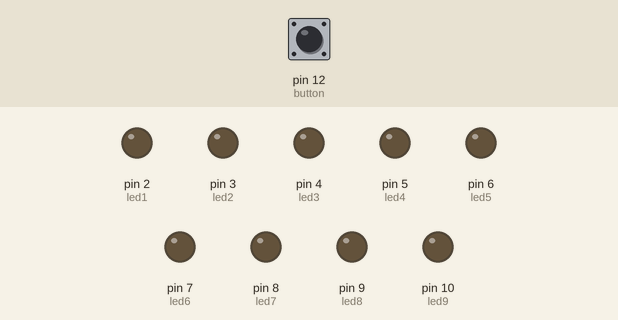
Simulated run of this sketch. Board: Arduino Uno, built with avr-gcc and run on an emulated ATmega328P. Parts: output pins drawn as LEDs (lit = HIGH). Dashed ring = blinking. The test bench sets the inputs (shaded band); at power-on: pin 12 (button) LOW.

Above: at 1.2 s.
1.3 s: pin 12 (button) pulled HIGH for 0.15 s
At 1.9 s:
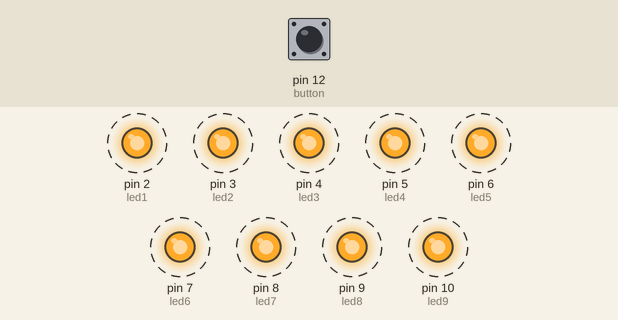
4.4 s: pin 12 (button) pulled HIGH for 3.2 s
At 7.1 s:
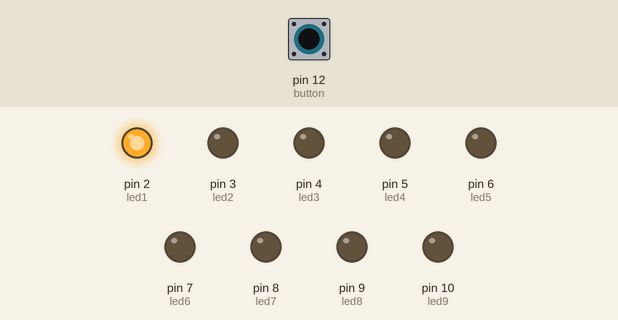
9.1 s: pin 12 (button) driven HIGH
At 9.6 s:
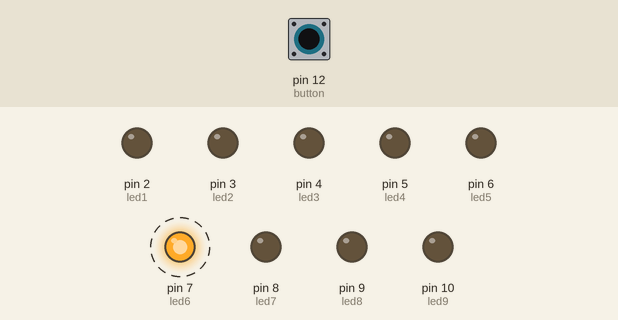
12.1 s: pin 12 (button) driven LOW
15.1 s: pin 12 (button) driven HIGH
Timing chart, 0 to 19.1 s (numbered marks = the images above; inputs shaded):
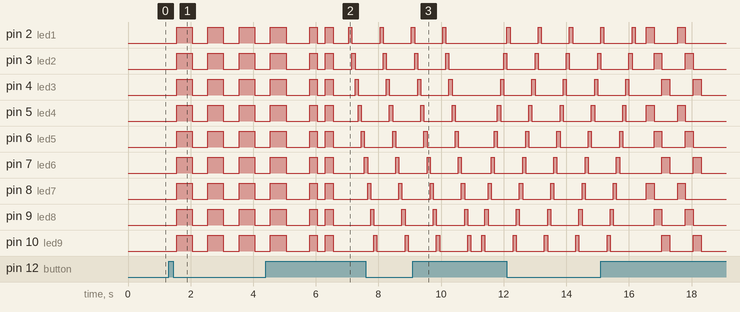

Measured:
- after the input at 1.3 s, pin 2 (led1), pin 3 (led2), pin 4 (led3), pin 5 (led4), pin 6 (led5), pin 7 (led6), pin 8 (led7), pin 9 (led8), pin 10 (led9): alternates HIGH for 0.50 s and LOW for 0.50 s, starting after 0.25 s
- after the input at 9.1 s, pin 2 (led1): goes on until 10.2 s, then stays LOW

The sketch:

led_botao_pisca_pisca.ino
```cpp
#define aux 100
#define aux2 250
#define aux3 500

//set pinos
const int led1 = 2;
const int led2 = 3;
const int led3 = 4;
const int led4 = 5;
const int led5 = 6;
const int led6 = 7;
const int led7 = 8;
const int led8 = 9;
const int led9 = 10;

const int button = 12;

//set variaveis
int estado = 0;
int guarda_estado = LOW;
int cont=0;

void setup() {
  // put your setup code here, to run once:
  pinMode(led1,OUTPUT);
  pinMode(led2,OUTPUT);
  pinMode(led3,OUTPUT);
  pinMode(led4,OUTPUT);
  pinMode(led5,OUTPUT);
  pinMode(led6,OUTPUT);
  pinMode(led7,OUTPUT);
  pinMode(led8,OUTPUT);
  pinMode(led9,OUTPUT);
  pinMode(button,INPUT);
}

void loop() {
    // put your main code here, to run repeatedly:

  estado = digitalRead(button);
/*
  if(estado==HIGH){
    guarda_estado=!guarda_estado;
    delay(500);
    }
  */

  if(estado==HIGH){
    guarda_estado=!guarda_estado;
    if(guarda_estado==HIGH){
      cont++;
      delay(aux2);
      }
    }
  if(cont==1){
    digitalWrite(led1,HIGH);
    digitalWrite(led2,HIGH);
    digitalWrite(led3,HIGH);
    digitalWrite(led4,HIGH);
    digitalWrite(led5,HIGH);
    digitalWrite(led6,HIGH);
    digitalWrite(led7,HIGH);
    digitalWrite(led8,HIGH);
    digitalWrite(led9,HIGH);
    delay(aux3);
    digitalWrite(led1,LOW);
    digitalWrite(led2,LOW);
    digitalWrite(led3,LOW);
    digitalWrite(led4,LOW);
    digitalWrite(led5,LOW);
    digitalWrite(led6,LOW);
    digitalWrite(led7,LOW);
    digitalWrite(led8,LOW);
    digitalWrite(led9,LOW);
    delay(aux3);
  }
    if(cont==2){
    digitalWrite(led1,HIGH);
    digitalWrite(led2,HIGH);
    digitalWrite(led3,HIGH);
    digitalWrite(led4,HIGH);
    digitalWrite(led5,HIGH);
    digitalWrite(led6,HIGH);
    digitalWrite(led7,HIGH);
    digitalWrite(led8,HIGH);
    digitalWrite(led9,HIGH);
    delay(aux2);
    digitalWrite(led1,LOW);
    digitalWrite(led2,LOW);
    digitalWrite(led3,LOW);
    digitalWrite(led4,LOW);
    digitalWrite(led5,LOW);
    digitalWrite(led6,LOW);
    digitalWrite(led7,LOW);
    digitalWrite(led8,LOW);
    digitalWrite(led9,LOW);
    delay(aux2);
  }

    if(cont==3){
    digitalWrite(led1,HIGH);
    delay(aux);
    digitalWrite(led1,LOW);
    digitalWrite(led2,HIGH);
    delay(aux);
    digitalWrite(led2,LOW);
    digitalWrite(led3,HIGH);
    delay(aux);
    digitalWrite(led3,LOW);
    digitalWrite(led4,HIGH);
    delay(aux);
    digitalWrite(led4,LOW);
    digitalWrite(led5,HIGH);
    delay(aux);
    digitalWrite(led5,LOW);
    digitalWrite(led6,HIGH);
    delay(aux);
    digitalWrite(led6,LOW);
    digitalWrite(led7,HIGH);
    delay(aux);
    digitalWrite(led7,LOW);
    digitalWrite(led8,HIGH);
    delay(aux);
    digitalWrite(led8,LOW);
    digitalWrite(led9,HIGH);
    delay(aux);
    digitalWrite(led9,LOW);
    delay(aux);
  }
    if(cont==4){
    digitalWrite(led9,HIGH);
    delay(aux);
    digitalWrite(led9,LOW);
    digitalWrite(led8,HIGH);
    delay(aux);
    digitalWrite(led8,LOW);
    digitalWrite(led7,HIGH);
    delay(aux);
    digitalWrite(led7,LOW);
    digitalWrite(led6,HIGH);
    delay(aux);
    digitalWrite(led6,LOW);
    digitalWrite(led5,HIGH);
    delay(aux);
    digitalWrite(led5,LOW);
    digitalWrite(led4,HIGH);
    delay(aux);
    digitalWrite(led4,LOW);
    digitalWrite(led3,HIGH);
    delay(aux);
    digitalWrite(led3,LOW);
    digitalWrite(led2,HIGH);
    delay(aux);
    digitalWrite(led2,LOW);
    digitalWrite(led1,HIGH);
    delay(aux);
    digitalWrite(led1,LOW);
    delay(aux);
  }
  if(cont==5){
    digitalWrite(led1,HIGH);
    digitalWrite(led4,HIGH);
    digitalWrite(led7,HIGH);
    delay(aux2);
    digitalWrite(led1,LOW);
    digitalWrite(led4,LOW);
    digitalWrite(led7,LOW);
    digitalWrite(led2,HIGH);
    digitalWrite(led5,HIGH);
    digitalWrite(led8,HIGH);
    delay(aux2);
    digitalWrite(led2,LOW);
    digitalWrite(led5,LOW);
    digitalWrite(led8,LOW);
    digitalWrite(led3,HIGH);
    digitalWrite(led6,HIGH);
    digitalWrite(led9,HIGH);
    delay(aux2);
    digitalWrite(led3,LOW);
    digitalWrite(led6,LOW);
    digitalWrite(led9,LOW);
    delay(aux2);
  }
  if(cont==6){
    digitalWrite(led1,LOW);
    digitalWrite(led2,LOW);
    digitalWrite(led3,LOW);
    digitalWrite(led4,LOW);
    digitalWrite(led5,LOW);
    digitalWrite(led6,LOW);
    digitalWrite(led7,LOW);
    digitalWrite(led8,LOW);
    digitalWrite(led9,LOW);
    delay(aux3);
    cont=0;
  }


}
```
